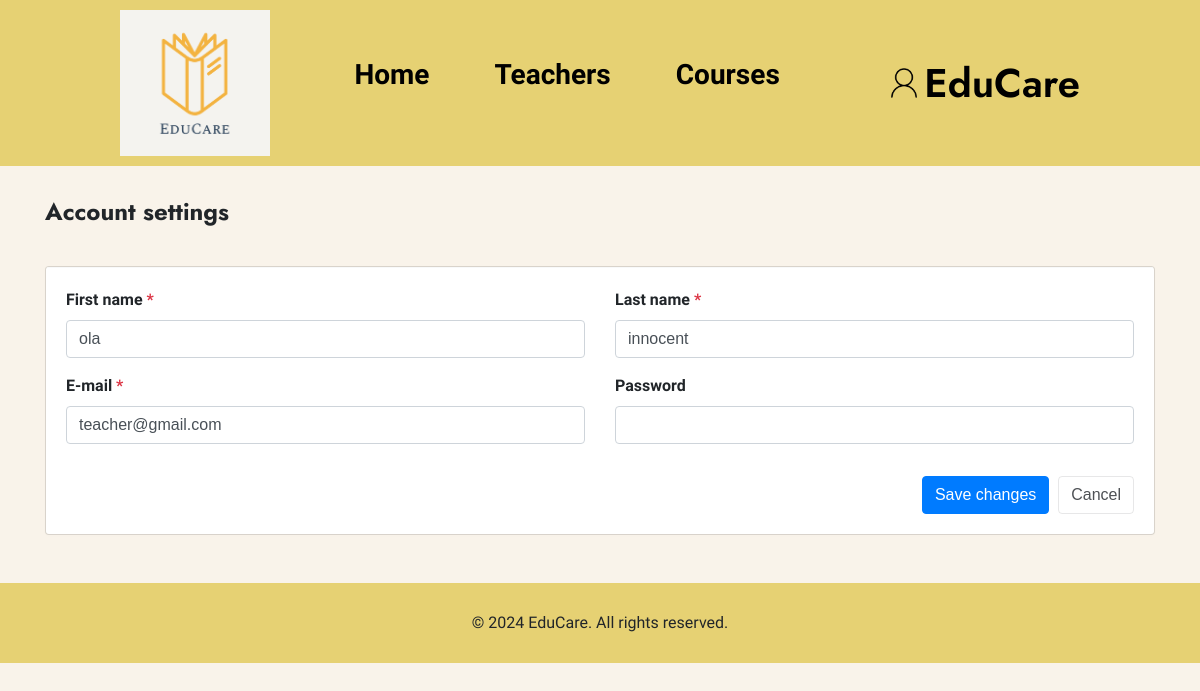
/user/profile.php (signed in), run on the app's committed database.
### tables this page shows
CREATE TABLE `users` (
  `id` int(11) NOT NULL,
  `fname` varchar(255) NOT NULL,
  `lname` varchar(255) NOT NULL,
  `email` varchar(255) NOT NULL,
  `password` varchar(255) NOT NULL,
  `user_type` enum('admin','teacher','student') NOT NULL DEFAULT 'student',
  `bio` text DEFAULT NULL,
  `course_id` int(11) DEFAULT NULL
);

### core/database.php (called while the page is built, shortened)
<?php
$con = mysqli_connect(HOST, USER, PWD, DB);
if (isset($_SESSION['user'])):
    $userID = $_SESSION['user'];
    $currentUserQ = $con->query("SELECT * FROM `users` WHERE `id`='$userID'");
    $currentUser = mysqli_fetch_object($currentUserQ);
    $userFirstName = $currentUser->fname;
    $userLastName = $currentUser->lname;
    $userEmail = $currentUser->email;
endif;

### user/profile.php (the view, shortened to what this page needs)
<?php
require_once '../core/database.php';
?>
<!DOCTYPE html>
<html lang="en">
<head>
  <?php include_once './includes/style_links.php'; ?>
  <link rel="stylesheet" href="style.css" />
  <link rel="stylesheet" href="css/custom.min.css">
</head>
<body id="profile-page">
  <?php include_once './includes/header.php'; ?>
  <div class="container mt-3 mb-5">
    <h4 class="font-weight-bold py-3 mb-4">Account settings</h4>
    <div class="card overflow-hidden">
      <div class="row no-gutters row-bordered row-border-light">
        <div class="col-md-12">
          <div class="tab-content">
            <div class="tab-pane fade active show" id="account-general">
              <form action="" method="post">
                <hr class="border-light m-0" />
                <div class="row card-body">
                  <div class="col-6">
                    <div class="form-group">
                      <label class="form-label">First name <span class="text-danger">*</span></label>
                      <input type="text" name="fname" class="form-control mb-1" value="<?= $userFirstName ?>" required />
                    </div>
                  </div>
                  <div class="col-6">
                    <div class="form-group">
                      <label class="form-label">Last name <span class="text-danger">*</span></label>
                      <input type="text" name="lname" class="form-control" value="<?= $userLastName ?>" required />
                    </div>
                  </div>
                  <div class="col-6">
                    <div class="form-group">
                      <label class="form-label">E-mail <span class="text-danger">*</span></label>
                      <input type="email" name="email" class="form-control mb-1" value="<?= $userEmail ?>" required />
                    </div>
                  </div>
                  <div class="col-6">
                    <div class="form-group">
                      <label class="form-label">Password</label>
                      <input type="password" name="password" class="form-control" value="" />
                    </div>
                  </div>
                  <div class="col-12 text-right mt-3">
                    <button type="submit" name="submit" class="btn btn-primary">Save changes</button>&nbsp;
                    <button type="button" class="btn btn-default">Cancel</button>
                  </div>
                </div>
              </form>
            </div>
          </div>
        </div>
      </div>
    </div>
  </div>
  <?php include_once './includes/footer.php'; ?>
</body>
</html>

### user/style.css (style rules this page uses)
* { margin: 0; padding: 0; font-family: "Poppins", sans-serif; box-sizing: border-box; }
body { background-color: rgb(249, 243, 234); }
.btn-default { border-color: rgba(24, 28, 33, 0.1); background: rgba(0, 0, 0, 0); color: #4e5155; }
.btn { cursor: pointer; }
.card { background-clip: padding-box; box-shadow: 0 1px 4px rgba(24, 28, 33, 0.012); }
.row-bordered { overflow: hidden; }

### data on the page
users: fname "ola", lname "innocent", email "teacher@gmail.com"
